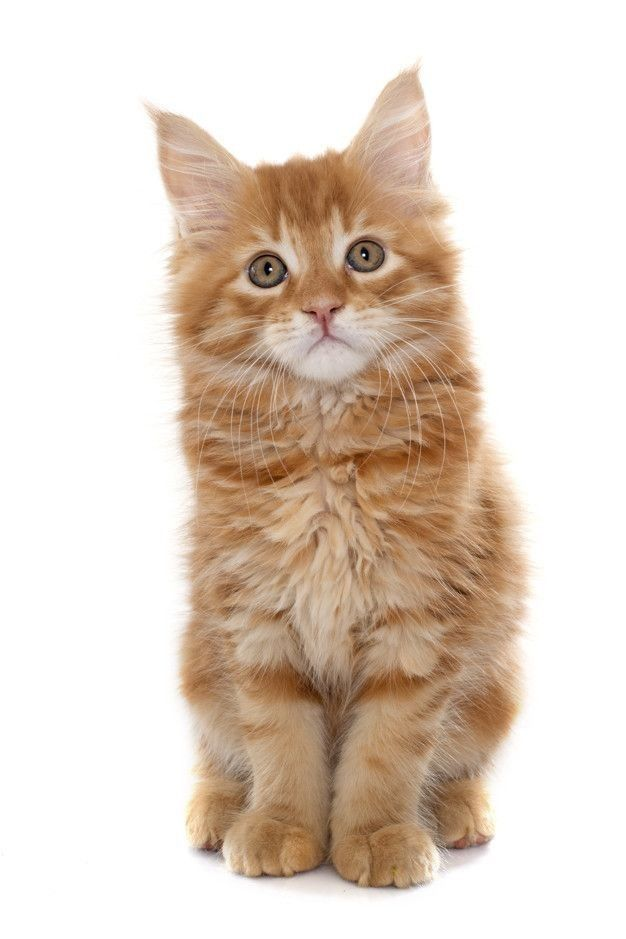
#> input picture images/Cat.jpg, 626 x 939 px
$ python basic_functions.py
#> lines starting #> are read from the running program, lines starting #| are printed output that depends on the picture; after the words box and inside, x2 and y2 are one past the last pixel; in counts of white or black regions, pixels touching at a corner belong together
import cv2 as cv

# ------------------------------------------------
# Load and show the original image
# ------------------------------------------------
img = cv.imread('images/Cat.jpg')
#> img is the input picture: shape (939, 626, 3); mean B, G, R 198.1, 210.6, 224.9
cv.imshow('Original Cat', img)

# ------------------------------------------------
# Example function for grayscale conversion (optional)
# Uncomment if you want a reusable function
# ------------------------------------------------
"""
def convert_to_grayscale(image_path):
    # Read the image
    image = cv.imread(image_path)

    # Check if image was loaded successfully
    if image is None:
        print(f"Error: Could not load image from {image_path}")
        return None

    # Convert from BGR (default OpenCV format) to grayscale
    gray_image = cv.cvtColor(image, cv.COLOR_BGR2GRAY)

    return gray_image

# Call the function
gray_image = convert_to_grayscale('images/Cat.jpg')

# Display the grayscale image
cv.imshow("Grayscale Image", gray_image)

# Save the grayscale image to a folder called Output/
cv.imwrite("Output/Cat_gray.jpg", gray_image)
print(f"Image saved to Output/Cat_gray.jpg")
"""

# ------------------------------------------------
# Blur the image
# ------------------------------------------------
# cv.GaussianBlur(src, ksize, sigmaX, borderType)
# ksize = kernel size (must be odd numbers, e.g. (7,7))
blur = cv.GaussianBlur(img, (7, 7), cv.BORDER_DEFAULT)
cv.imshow('Blurred', blur)

# ------------------------------------------------
# Edge detection (Canny algorithm)
# ------------------------------------------------
# cv.Canny(image, threshold1, threshold2)
# Lower threshold = edges considered; higher threshold = edges kept
edges = cv.Canny(img, 125, 175)
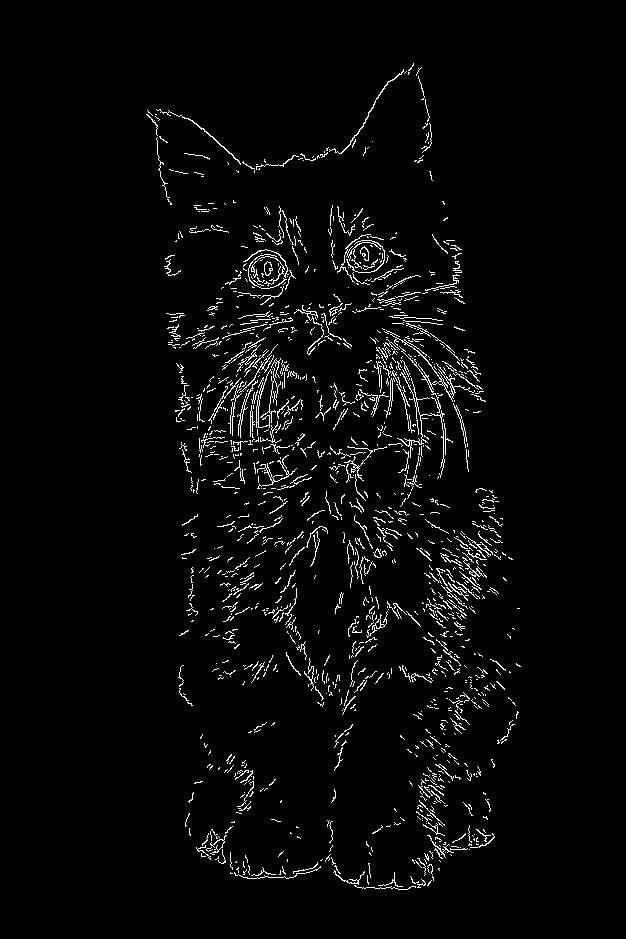
#> edges: shape (939, 626); 3.1% white in thin lines or dots, all inside (x1, y1, x2, y2) = (146, 63, 521, 890)
# Better result: use blurred image to reduce noise
# edges = cv.Canny(blur, 125, 175)
cv.imshow('Edges', edges)

# ------------------------------------------------
# Dilate the edges (make lines thicker)
# ------------------------------------------------
# cv.dilate(src, kernel, iterations)
# kernel can be a tuple (e.g. (7,7)), iterations = how many times dilation is applied
dilated = cv.dilate(edges, (7, 7), iterations=3)
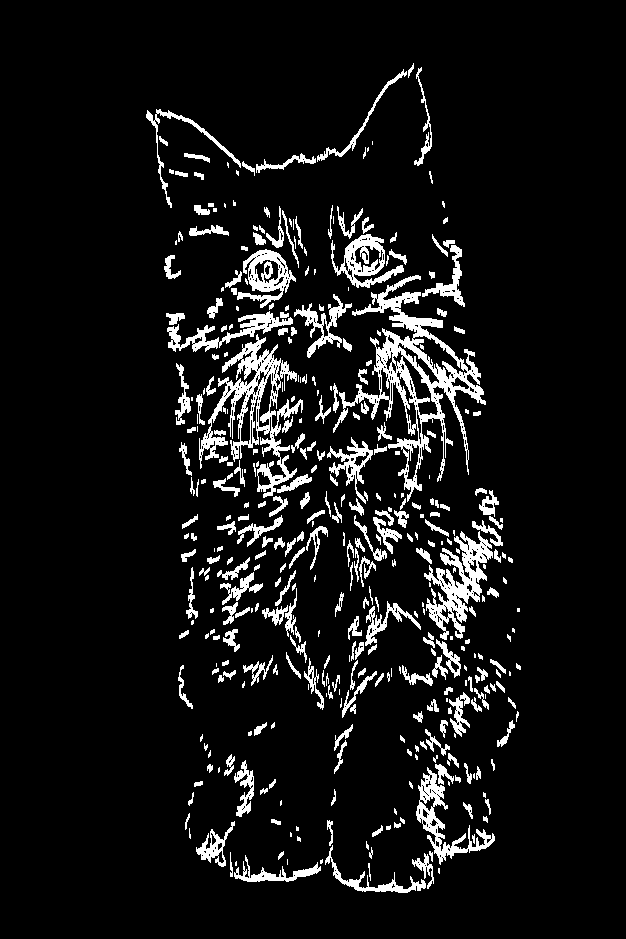
#> dilated: shape (939, 626); 8.2% white; 390 white regions (115 under 20 px), largest, box (x1, y1, x2, y2) and area: (333, 275, 486, 502) 6968, (199, 334, 303, 498) 4620, (424, 531, 493, 640) 2878
cv.imshow('Dilated', dilated)

# ------------------------------------------------
# Erode the dilated edges (make lines thinner)
# ------------------------------------------------
# cv.erode(src, kernel, iterations)
eroded = cv.erode(dilated, (7, 7), iterations=3)
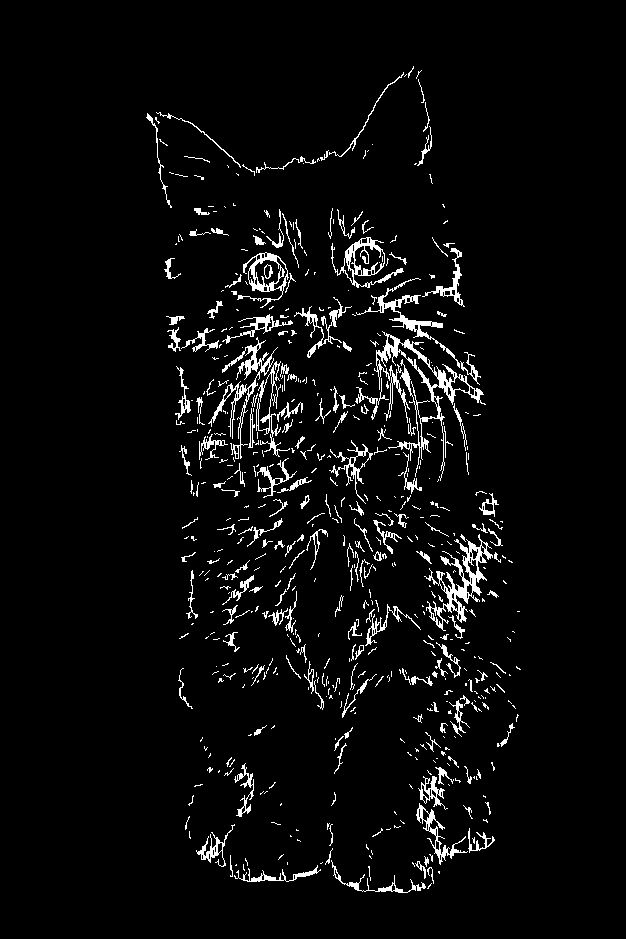
#> eroded: shape (939, 626); 4.3% white in thin lines or dots, all inside (x1, y1, x2, y2) = (146, 66, 521, 893)
cv.imshow('Eroded', eroded)

# ------------------------------------------------
# Resize the image
# ------------------------------------------------
# cv.resize(src, dsize, interpolation)
# interpolation:
# - INTER_AREA → shrinking
# - INTER_LINEAR / INTER_CUBIC → enlarging
resized = cv.resize(img, (500, 500), interpolation=cv.INTER_CUBIC)
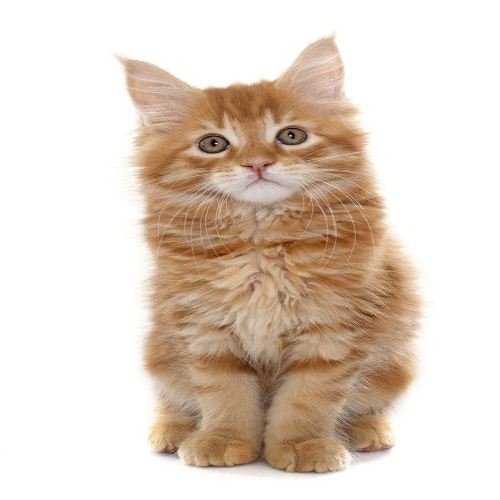
#> resized: shape (500, 500, 3); mean B, G, R 198.1, 210.6, 224.9
cv.imshow('Resized', resized)

# ------------------------------------------------
# Crop the image
# ------------------------------------------------
# Images are arrays → img[y1:y2, x1:x2]
cropped = img[50:200, 200:400]  # height from 50→200, width from 200→400
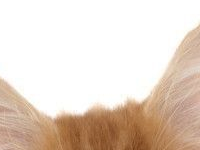
#> cropped: shape (150, 200, 3); mean B, G, R 202.5, 214.7, 229.8
cv.imshow('Cropped', cropped)

# ------------------------------------------------
# Wait for key press and close all windows
# ------------------------------------------------
cv.waitKey(0)
cv.destroyAllWindows()
